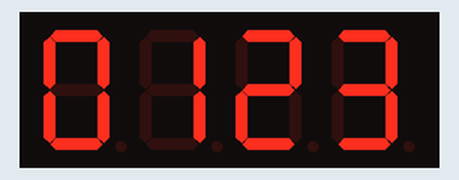
Simulated run of this program. Board: Raspberry Pi (header pin numbers). Shown: 4-digit seven-segment display. Library files of the repository ran but are not shown: TM1637.py. At 11.1 s the program stops and its outputs stay as they are.

Above: at 2.1 s.
At 5.1 s:
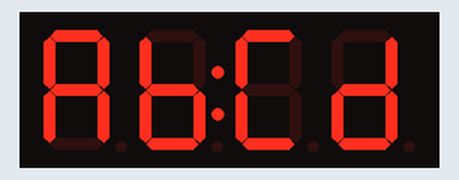
At 8.2 s:
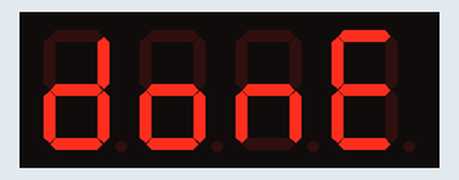

The program:

test.py
```python
#!/usr/bin/env python3
#
# Test a TM1637 4 digit iDisplay Module
# usage:
# Wire TM1637
#	5V -- Pin 2 on Pi
#	GND-- Pin 6
#	CLK-- Pin 40
#	DIO-- Pin 38
#
# $ python3 test.py
#
# If needed, edit FourDigit() to change pins
#


from TM1637 import FourDigit
from time import sleep

d = FourDigit(dio=38,clk=40,lum=1)
d.erase()
sleep(2)
d.show("0123")
sleep(3)
d.setColon(True)
d.show("ABCD")
sleep(3)
d.setColon(False)
d.setLuminosity(4) # range 0..7
d.show("donE")
sleep(3)
d.erase()
```

Measured:
- what the display in image 0 shows lasts 3.0 s, from 2.1 s to 5.1 s
